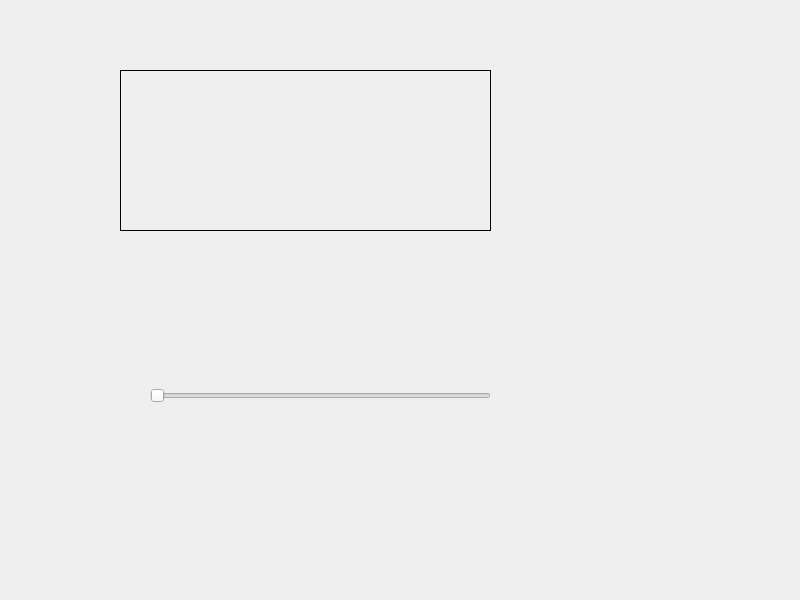
<?xml version="1.0" encoding="UTF-8"?>
<ui version="4.0">
 <class>MainWindow</class>
 <widget class="QMainWindow" name="MainWindow">
  <property name="geometry">
   <rect>
    <x>0</x>
    <y>0</y>
    <width>800</width>
    <height>600</height>
   </rect>
  </property>
  <property name="windowTitle">
   <string>MainWindow</string>
  </property>
  <widget class="QWidget" name="centralwidget">
   <widget class="QLabel" name="label">
    <property name="geometry">
     <rect>
      <x>120</x>
      <y>70</y>
      <width>371</width>
      <height>161</height>
     </rect>
    </property>
    <property name="font">
     <font>
      <pointsize>25</pointsize>
      <weight>75</weight>
      <bold>true</bold>
     </font>
    </property>
    <property name="frameShape">
     <enum>QFrame::Box</enum>
    </property>
    <property name="text">
     <string/>
    </property>
    <property name="alignment">
     <set>Qt::AlignCenter</set>
    </property>
   </widget>
   <widget class="QSlider" name="horizontalSlider">
    <property name="geometry">
     <rect>
      <x>150</x>
      <y>350</y>
      <width>341</width>
      <height>91</height>
     </rect>
    </property>
    <property name="orientation">
     <enum>Qt::Horizontal</enum>
    </property>
   </widget>
  </widget>
 </widget>
 <resources/>
 <connections>
  <connection>
   <sender>horizontalSlider</sender>
   <signal>valueChanged(int)</signal>
   <receiver>label</receiver>
   <slot>setNum(int)</slot>
   <hints>
    <hint type="sourcelabel">
     <x>320</x>
     <y>395</y>
    </hint>
    <hint type="destinationlabel">
     <x>305</x>
     <y>150</y>
    </hint>
   </hints>
  </connection>
 </connections>
</ui>
